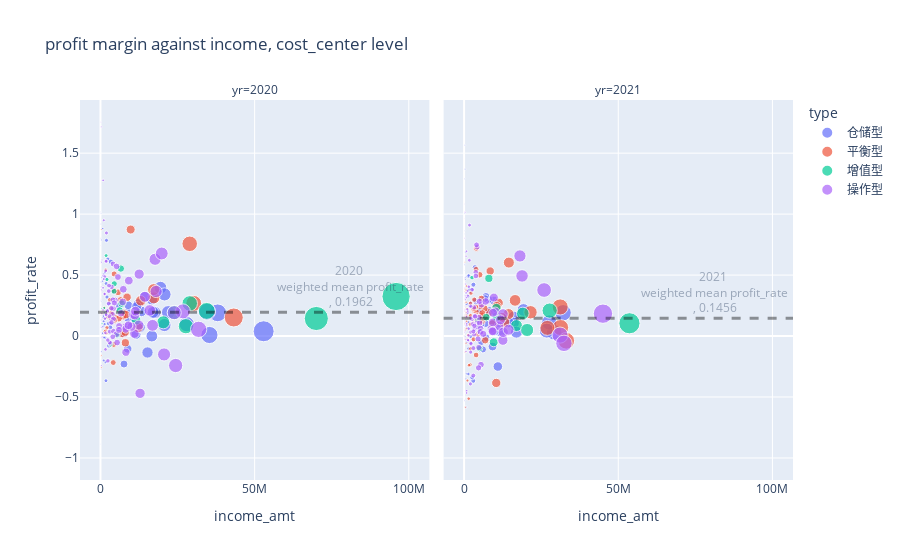

Notebook code for this chart:
### Code cell
fig2 = px.scatter(
    data_frame= plt21, x = 'income_amt', y= 'profit_rate', hover_data=['cost_center'],
    size = 'income_amt', color = 'type', facet_col = 'yr', title='profit margin against income, cost_center level')  
# hover_data=  ['account_name_en'] , 


fig2.add_hline(y = line_20, line_width=3, line_dash="dash", line_color="black", opacity = .4,\
    annotation_text="2020 <br> weighted mean profit_rate <br>, %s" %line_20 , 
    annotation_position="top right", annotation_opacity = .4, col = 1)
fig2.add_hline(y = line_21, line_width=3, line_dash="dash", line_color="black", opacity = .4,\
    annotation_text="2021 <br> weighted mean profit_rate <br>, %s" %line_21 , 
    annotation_position="top right", annotation_opacity = .4, col = 2)
